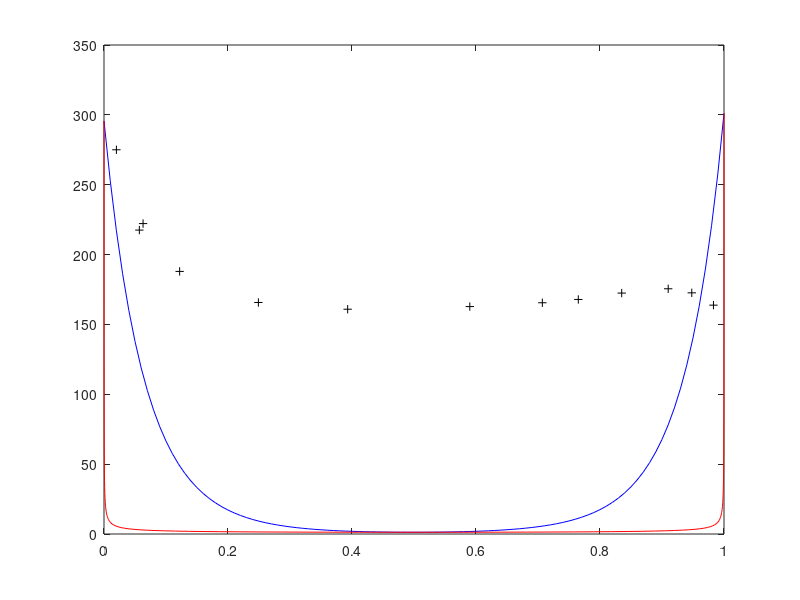

Source code (MATLAB):
function  vle_2_3
%VLE_2_3 Summary of this function goes here
%   Detailed explanation goes here
    P_s_water = 149.9*1.3332E-3;
    P_s_propanol= 152.6*1.3332E-3;
    T = 273.15+60;
    R=8.31;
    X_exp=[0.983; 0.948; 0.910; 0.835; 0.765; 0.707; 0.590; 0.393; 0.249; ...
        0.122; 0.063; 0.057; 0.020];
    P_propanol_exp=[163.8;
172.6;
175.5;
172.4;
167.8;
165.4;
162.5;
159.1;
156.5;
139.2;
108.5;
93.3;
58.0;];



    a_propanol = @(g00, x) exp(x.^2.*g00./R./T).*x; 
    a_water= @(g00, x) exp((1-x).^2.*g00./R./T).*(1-x);
    P_propanol= @ (g00, x) P_s_propanol.*a_propanol( g00, x); 
    P_water= @(g00, x) P_s_water.*a_water(g00,x);
    y = @(g00, x) P_propanol(g00, x)./(P_propanol(g00,x)+P_water(g00,x)); 
    P= @(g00, x) P_propanol(g00,x)+P_water(g00,x);
    Fun = @(g00) P_propanol(g00, X_exp)-P_propanol_exp;
    P_exp = @(g00, x) P_propanol_exp+P_water(g00, x);
    g00_calc = lsqnonlin(Fun, 1);
    t=[0:0.01:1];
    plot(t.', P(g00_calc, t.'),'-b',  y(g00_calc, t.'), P(g00_calc, t.'),'-r',  X_exp, P_exp(g00_calc, X_exp), '+k'); 
end

